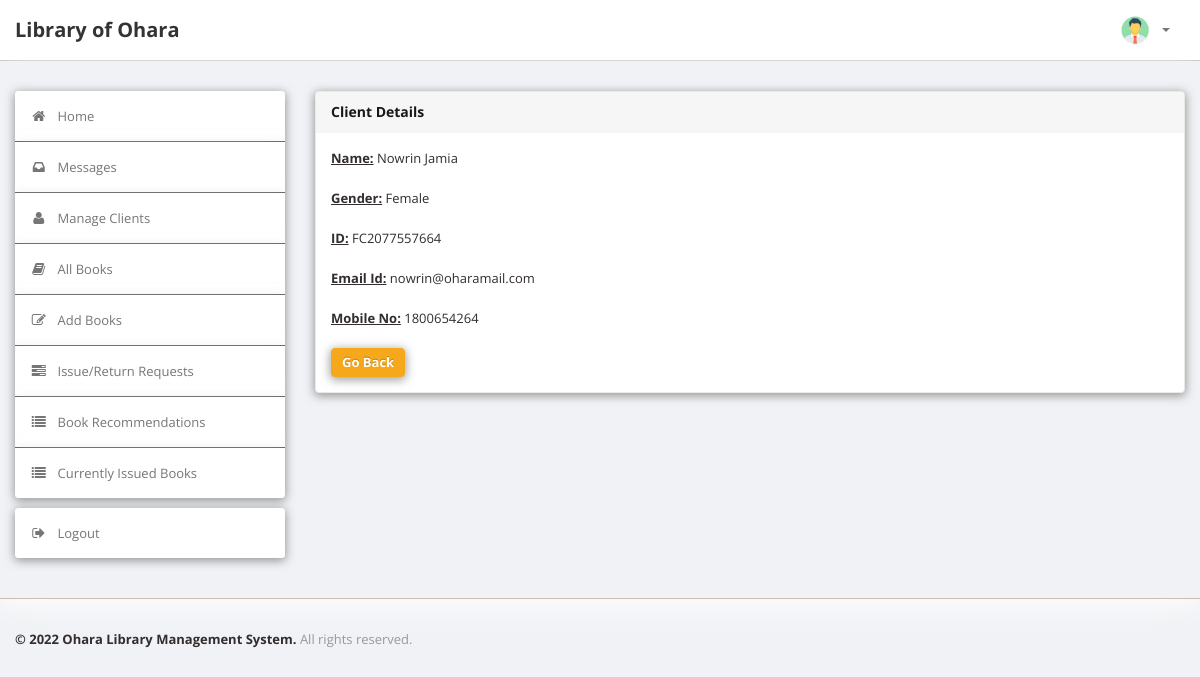
/LibraryManagementSystem/admin/userdetails.php?id=FC2077557664 (signed in), run on the app's committed database.
### tables this page shows
CREATE TABLE `user` (
  `Personal_ID` varchar(50) NOT NULL,
  `Name` varchar(50) DEFAULT NULL,
  `Gender` varchar(8) DEFAULT NULL,
  `Type` varchar(15) DEFAULT NULL,
  `EmailId` varchar(50) DEFAULT NULL,
  `MobNo` bigint(11) DEFAULT NULL,
  `Password` varchar(50) DEFAULT NULL
);

### LibraryManagementSystem/admin/userdetails.php (the view, shortened to what this page needs)
<?php
require('dbconn.php');
?>
<?php
if ($_SESSION['Personal_ID']) {
    ?>
    <!DOCTYPE html>
    <html lang="en">
    <head>
        <link type="text/css" href="bootstrap/css/bootstrap.min.css" rel="stylesheet">
        <link type="text/css" href="bootstrap/css/bootstrap-responsive.min.css" rel="stylesheet">
        <link type="text/css" href="css/theme.css" rel="stylesheet">
        <link type="text/css" href="images/icons/css/font-awesome.css" rel="stylesheet">
    </head>
    <body>
    <div class="navbar navbar-fixed-top">
        <div class="navbar-inner">
            <div class="container">
                    <a class="brand" href="index.php">Library of Ohara </a>
                <div class="nav-collapse collapse navbar-inverse-collapse">
                    <ul class="nav pull-right">
                        <li class="nav-user dropdown"><a href="#" class="dropdown-toggle" data-toggle="dropdown">
                                <img src="images/user.png" class="nav-avatar"/>
                                <b class="caret"></b></a>
                        </li>
                    </ul>
                </div>
            </div>
        </div>
    </div>
    <div class="wrapper">
        <div class="container">
            <div class="row">
                <div class="span3">
                    <div class="sidebar">
                        <ul class="widget widget-menu unstyled">
                            <li class="active"><a href="index.php"><i class="menu-icon icon-home"></i>Home
                                </a></li>
                            <li><a href="message.php"><i class="menu-icon icon-inbox"></i>Messages</a>
                            </li>
                            <li><a href="users.php"><i class="menu-icon icon-user"></i>Manage Clients </a>
                            </li>
                            <li><a href="book.php"><i class="menu-icon icon-book"></i>All Books </a></li>
                            <li><a href="addbook.php"><i class="menu-icon icon-edit"></i>Add Books </a></li>
                            <li><a href="requests.php"><i class="menu-icon icon-tasks"></i>Issue/Return Requests </a>
                            </li>
                            <li><a href="recommendations.php"><i class="menu-icon icon-list"></i>Book Recommendations
                                </a></li>
                            <li><a href="current.php"><i class="menu-icon icon-list"></i>Currently Issued Books </a>
                            </li>
                        </ul>
                        <ul class="widget widget-menu unstyled">
                            <li><a href="logout.php"><i class="menu-icon icon-signout"></i>Logout </a></li>
                        </ul>
                    </div>
                </div>
                <div class="span9">
                    <div class="content">
                        <div class="module">
                            <div class="module-head">
                                <h3>Client Details</h3>
                            </div>
                            <div class="module-body">
                                <?php
                                $p_ID = $_GET['id'];
                                $sql = "select * from LMS.user where Personal_ID='$p_ID'";
                                $result = $conn->query($sql);
                                $row = $result->fetch_assoc();
                                $name = $row['Name'];
                                $Gender = $row['Gender'];
                                $email = $row['EmailId'];
                                $mobno = $row['MobNo'];
                                echo "<b><u>Name:</u></b> " . $name . "<br><br>";
                                echo "<b><u>Gender:</u></b> " . $Gender . "<br><br>";
                                echo "<b><u>ID:</u></b> " . $p_ID . "<br><br>";
                                echo "<b><u>Email Id:</u></b> " . $email . "<br><br>";
                                echo "<b><u>Mobile No:</u></b> " . $mobno . "<br><br>";
                                ?>
                                <a href="users.php" class="btn btn-primary">Go Back</a>
                            </div>
                        </div>
                    </div>
                </div>
            </div>
        </div>
    </div>
    <div class="footer">
        <div class="container">
            <b class="copyright">&copy; 2022 Ohara Library Management System. </b>All rights reserved.
        </div>
    </div>
    </body>
    </html>
<?php } else {
    echo "<script type='text/javascript'>alert('Access Denied!!!')</script>";
} ?>

### LibraryManagementSystem/admin/css/theme.css (style rules this page uses)
body { font-size: 13px; font-family: 'Open Sans', Arial, sans-serif; background: #f0f2f5; border-radius: 4px; box-shadow: 0 4px 30px rgba(0, 0, 0, 0.1); border: 0px solid rgba(255, 255, 255, 0.3); color: #332d2d }
h1, h2, h3, h4, h5, h6 { color: rgb(24, 24, 24); margin-top: 0 }
h3 { font-size: 20px }
strong, b { color: #332d2d; }
.wrapper { background: #f0f2f5; border-bottom: 1px solid rgba(125, 62, 0, 0.303); -webkit-box-shadow: 0 1px 2px rgb(255, 255, 255); -moz-box-shadow: 0 1px 2px rgb(255, 255, 255); box-shadow: 0 4px 30px rgb(255, 255, 255); padding: 30px 0; }
.footer { color: #999; padding: 30px 0 60px }
body [class^="icon-"], body [class*=" icon-"] { font-size: 14px; line-height: 20px; height: 20px }
.module { background: #fff; -webkit-border-radius: 3px; -moz-border-radius: 3px; border-radius: 3px; border: 1px solid #ccc; border-bottom-color: #bbb; -webkit-box-shadow: 0 0 1px rgba(0, 0, 0, 0.2); -moz-box-shadow: 0 0 1px rgba(0, 0, 0, 0.2); box-shadow: 0px 2px 10px 1px rgba(71, 71, 71, 0.52); margin-bottom: 30px }
.navbar { position: static !important; margin: 0 !important }
.navbar .navbar-inner { background: #fff; border-bottom: 1px solid #bbb; -webkit-box-shadow: 0 1px 2px rgba(0, 0, 0, 0.15); -moz-box-shadow: 0 1px 2px rgba(0, 0, 0, 0.15); box-shadow: 0 1px 2px rgba(0, 0, 0, 0.15) }
.navbar .brand { color: #333; font-weight: bold; font-size: 20px; margin-right: 20px; padding: 20px }
.navbar .nav > li > a { padding: 20px 15px; font-weight: bold; color: #777 }
.nav-user > a { height: 20px }
.nav-avatar { width: 34px; height: 34px; margin: -7px 5px 0 0; -webkit-border-radius: 50%; -moz-border-radius: 50%; border-radius: 50% }
.btn, .btn-box { -webkit-border-radius: 3px; -moz-border-radius: 3px; border-radius: 3px }
.btn { font-size: 13px; font-weight: 600 }
.btn { display: inline-block; margin-bottom: 0; font-weight: 700; text-align: center; vertical-align: middle; cursor: pointer; background-image: none; border: 1px solid transparent; white-space: nowrap; padding: 4px 10px; font-size: 13px; line-height: 1.42857; border-radius: 4px; -moz-box-shadow: 0 2px 2px 2px rgba(0, 0, 0, 0.596); -webkit-box-shadow: 0 2px 2px 2px rgba(0, 0, 0, 0.596); box-shadow: 0px 2px 10px 1px rgba(71, 71, 71, 0.52); -webkit-user-select: none; -moz-user-select: none; -ms-user-select: none; user-select: none }
.btn-primary { color: #fff; background-color: #f5a81c; border-color: #f5a81c }
.widget-menu { background: #fff; -webkit-border-radius: 3px; -moz-border-radius: 3px; border-radius: 4px; -moz-box-shadow: 0 5px 5px 5px rgba(0, 0, 0, 0.596); -webkit-box-shadow: 0 5px 5px 5px rgba(0, 0, 0, 0.596); box-shadow: 0px 2px 10px 1px rgba(71, 71, 71, 0.52); border: 0px solid rgba(148, 148, 148, 0.3); overflow: hidden }
.widget-menu a { color: #555; display: block; line-height: 20px; padding: 15px; text-decoration: none !important }
.widget-menu .menu-icon { margin-right: 10px; color: #767676; -webkit-transition: all .2s ease-in-out; -moz-transition: all .2s ease-in-out; transition: all .2s ease-in-out; }
.widget-menu > li + li { border-top: 1px solid #555 }
.widget-menu > li > a { background-color: #ffffff; color: #767676; box-shadow: 0px 2px 10px 1px rgba(219, 219, 219, 0.548); -webkit-transition: all .2s ease-in-out; -moz-transition: all .2s ease-in-out; transition: all .2s ease-in-out; }
.module { box-shadow: 0 0 3px rgba(0, 0, 0, .1); border-color: #e9e9e9; margin-bottom: 20px; background-color: #fff; border-radius: 4px; -moz-box-shadow: 0 10px 10px 10px rgba(0, 0, 0, 0.596); -webkit-box-shadow: 0 10px 10px 10px rgba(0, 0, 0, 0.596); box-shadow: 0px 2px 10px 1px rgba(71, 71, 71, 0.52); }
.module-head { color: #767676; background-color: #f6f6f6; border-color: #e9e9e9; padding: 10px 15px; border-bottom: 1px solid transparent; border-top-right-radius: 3px; border-top-left-radius: 3px; }
.module-head h3 { font-size: 14px; line-height: 20px; height: 20px; margin: 0 }
.module-body { padding: 15px }

### data on the page
user: Name "Nowrin Jamia", Gender "Female", EmailId "nowrin@oharamail.com", MobNo "1800654264"

### other printed values
$p_ID "FC2077557664"
